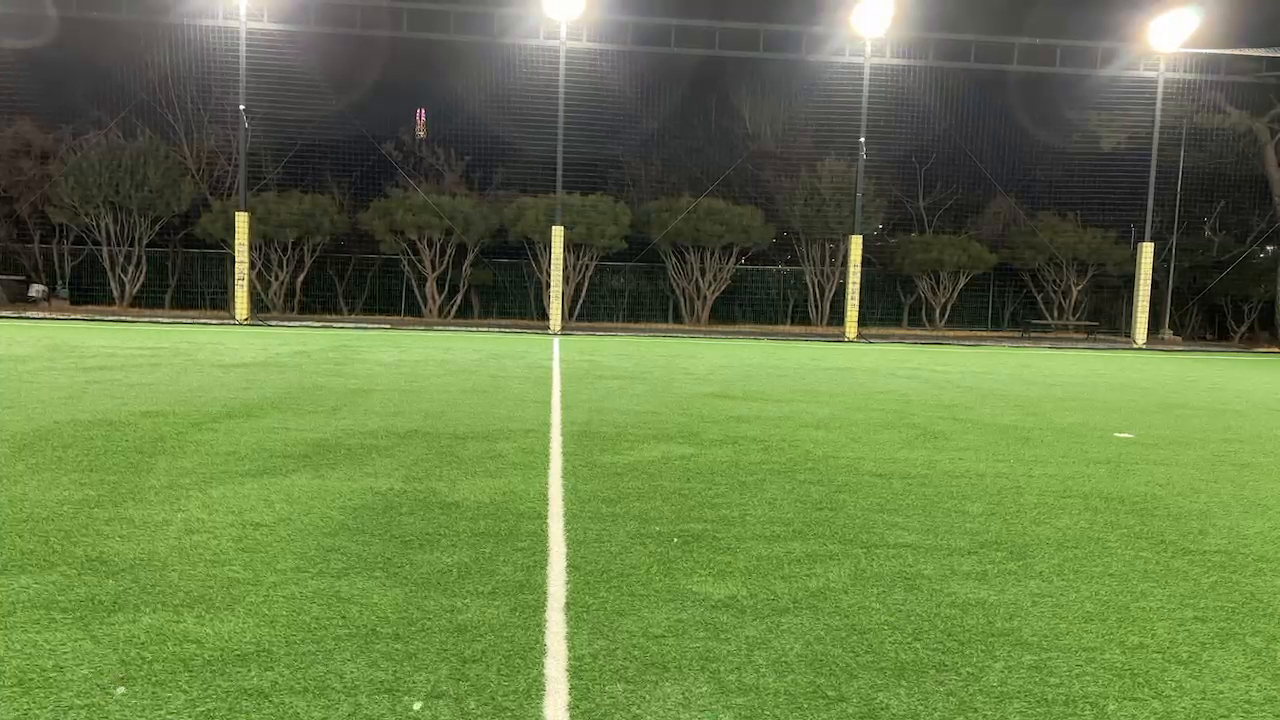
#> input picture frame 23 of video-stitching/videos/center.mp4, 1280 x 720 px, given in place of test_left.mp4, which was not available
$ python 03_stitch_video_non_calibration.py
#> lines starting #> are read from the running program, lines starting #| are printed output that depends on the picture; after the words box and inside, x2 and y2 are one past the last pixel; in counts of white or black regions, pixels touching at a corner belong together; pictures that were not available may be replaced by others from this repository, and a replacement may not be noted
import cv2
import numpy as np

path = 'videos/'
video1_path = path + 'test_left.mp4'
video2_path = path + 'test_rigth.mp4'
output_video_path = 'stitched_video_robust3.mp4'
cropped_output_video_path = 'stitched_video_cropped3.mp4'

cap1 = cv2.VideoCapture(video1_path)
cap2 = cv2.VideoCapture(video2_path)

frame_width = int(cap1.get(cv2.CAP_PROP_FRAME_WIDTH))
frame_height = int(cap1.get(cv2.CAP_PROP_FRAME_HEIGHT))
fps = cap1.get(cv2.CAP_PROP_FPS)

ret1, frame1 = cap1.read()
#> frame1 is the input picture: shape (720, 1280, 3); mean B, G, R 70.5, 120.8, 101.1
ret2, frame2 = cap2.read()

if not (ret1 and ret2):
    print("Cannot read initial frames.")
    exit()

K = np.array([[frame_width, 0, frame_width / 2],
              [0, frame_width, frame_height / 2],
              [0, 0, 1]])

dist_coeffs1 = np.array([-0.44, -0.06, 0.0, -0.0185, 0.015])
dist_coeffs2 = np.array([-0.48, -0.100, 0.0, 0, 0.01])

# dist_coeffs2 = np.array([-5.47304037e-01,  5.98534003e-01,  4.59542259e-04,  1.05272523e-04, -6.30835742e-01])

def undistort_frame(frame, K, dist_coeffs):
    return cv2.undistort(frame, K, dist_coeffs)

frame1_undistorted = undistort_frame(frame1, K, dist_coeffs1)
frame2_undistorted = undistort_frame(frame2, K, dist_coeffs2)

gray1 = cv2.cvtColor(frame1_undistorted, cv2.COLOR_BGR2GRAY)
gray2 = cv2.cvtColor(frame2_undistorted, cv2.COLOR_BGR2GRAY)

clahe = cv2.createCLAHE(clipLimit=2.0, tileGridSize=(8, 8))
gray1 = clahe.apply(gray1)
gray2 = clahe.apply(gray2)
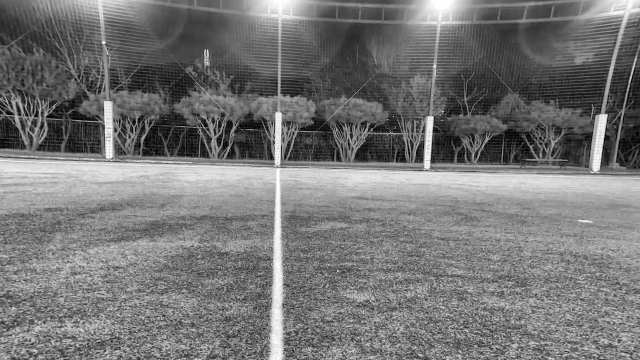
#> gray2: shape (720, 1280) (shown at 1/2 size); min 0, max 255, mean 117.7

sift = cv2.SIFT_create(nfeatures=12000)
kp1, des1 = sift.detectAndCompute(gray1, None)
#> kp1 = 12001 keypoints; strongest (x, y, size): (744, 260, 2), (1196, 209, 2.1), (414, 104, 1.9), (1216, 241, 19)
kp2, des2 = sift.detectAndCompute(gray2, None)
#> kp2 = 12000 keypoints; strongest (x, y, size): (886, 223, 2), (743, 260, 2.2), (1185, 211, 2.1), (1203, 241, 17.7)

flann = cv2.FlannBasedMatcher({'algorithm': 1, 'trees': 5}, {'checks': 50})
matches = flann.knnMatch(des1, des2, k=2)
#> matches = 12001 matches

good_matches, pts1, pts2 = [], [], []
for m, n in matches:
    if m.distance < 0.75 * n.distance:
        pts1.append(kp1[m.queryIdx].pt)
        pts2.append(kp2[m.trainIdx].pt)
        good_matches.append(m)
#> after the loop, good_matches = 8050 matches; pts1 = 8050 pairs, first value 4.19 to 1274.9, second value 10.82 to 716.6; pts2 = 8050 pairs, first value 3.9 to 1259.7, second value 10.48 to 717


pts1, pts2 = np.float32(pts1), np.float32(pts2)
F, mask_f = cv2.findFundamentalMat(pts1, pts2, cv2.RANSAC, 2.0, 0.99)
#> F = [[4.51e-07, 0.000139, -0.0354], [-0.000136, -2.21e-08, 0.185], [0.0336, -0.187, 1]]; mask_f = 8050 values, max 1 at index 0, min 0 at index 343, mean 0.967
pts1_inliers = pts1[mask_f.ravel() == 1]
#> pts1_inliers = 7782 pairs, first value 39.68 to 1274.9, second value 10.82 to 716.6
pts2_inliers = pts2[mask_f.ravel() == 1]
#> pts2_inliers = 7782 pairs, first value 3.9 to 1259.7, second value 10.48 to 717

H, _ = cv2.findHomography(pts2_inliers, pts1_inliers, cv2.RANSAC, 4.0)
#> H = [[0.927, 0.00543, 24.62], [-0.0198, 0.965, 13.56], [-5.25e-05, 3.94e-06, 1]]

# Reset videos
cap1.set(cv2.CAP_PROP_POS_FRAMES, 0)
cap2.set(cv2.CAP_PROP_POS_FRAMES, 0)

out_w, out_h = frame_width * 2, frame_height
fourcc = cv2.VideoWriter_fourcc(*'mp4v')
out = cv2.VideoWriter(output_video_path, fourcc, fps, (out_w, out_h))

def create_feather_mask(width, height, overlap_width):
    mask = np.ones((height, width), dtype=np.float32)
    for i in range(overlap_width):
        alpha = (i / overlap_width)
        mask[:, width - overlap_width + i] = 1 - alpha
    return cv2.merge([mask, mask, mask])

overlap_width = 150  # Adjust as needed

print("Stitching video frames...")

final_stitched_frame = None  # To store last frame for cropping

while True:
    ret1, frame1 = cap1.read()
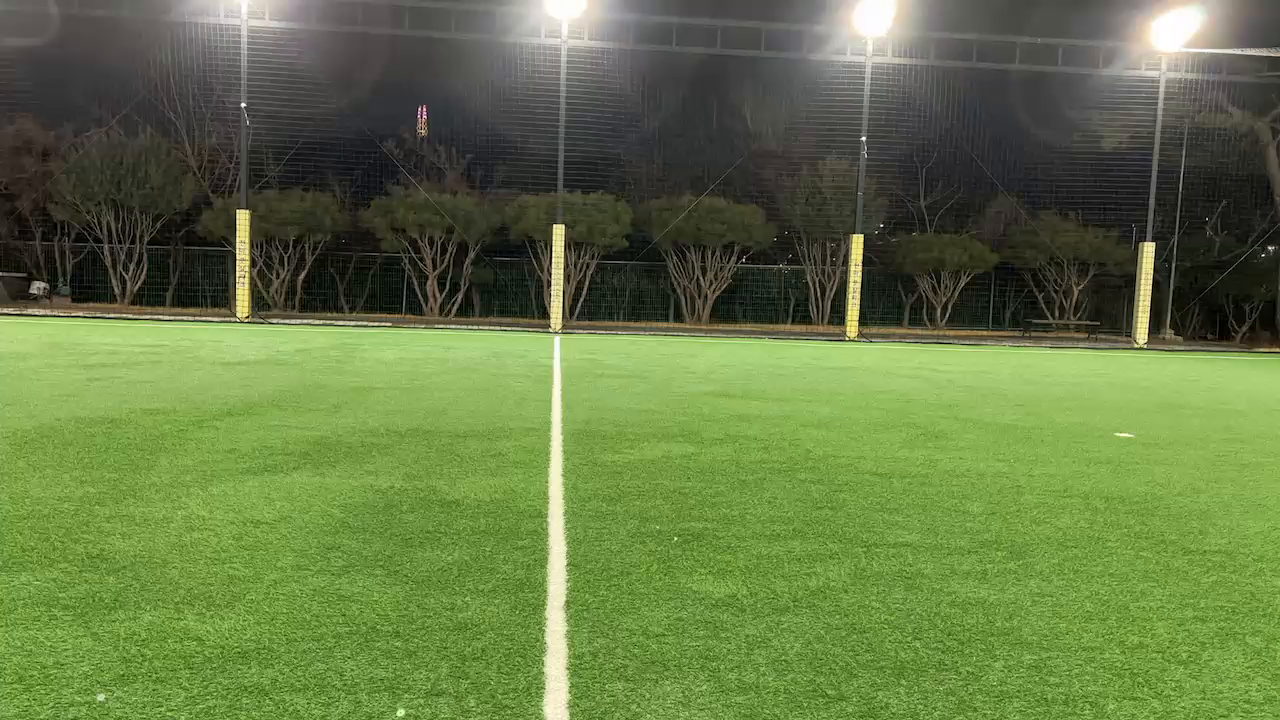
#> input picture frame 0 of video-stitching/videos/center.mp4, 1280 x 720 px, given in place of test_left.mp4, which was not available
#> frame1 is the input picture: shape (720, 1280, 3); mean B, G, R 69.3, 119.7, 99.9
    ret2, frame2 = cap2.read()

    if not (ret1 and ret2):
        break

    frame1_undistorted = undistort_frame(frame1, K, dist_coeffs1)
    frame2_undistorted = undistort_frame(frame2, K, dist_coeffs2)

    warped_frame2 = cv2.warpPerspective(frame2_undistorted, H, (out_w, out_h))
    stitched_frame = np.zeros((out_h, out_w, 3), dtype=np.uint8)
    stitched_frame[:, :frame_width] = frame1_undistorted

    mask1 = create_feather_mask(frame_width, frame_height, overlap_width)
    mask2 = 1 - mask1

    blended_region = (stitched_frame[:, frame_width - overlap_width:frame_width].astype(np.float32) * mask1[:, -overlap_width:] +
                      warped_frame2[:, frame_width - overlap_width:frame_width].astype(np.float32) * mask2[:, frame_width - overlap_width:frame_width])
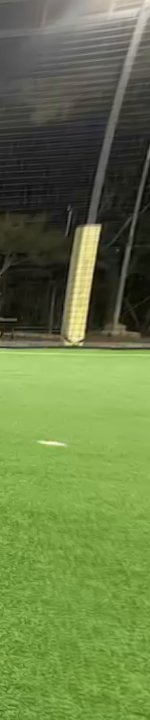
#> blended_region: shape (720, 150, 3) float32; mean B, G, R 70.9, 123.1, 103.5

    stitched_frame[:, frame_width - overlap_width:frame_width] = blended_region.astype(np.uint8)
#> stitched_frame: shape (720, 2560, 3); mean B, G, R 33.9, 59.2, 49.2
    stitched_frame[:, frame_width:] = warped_frame2[:, frame_width:]
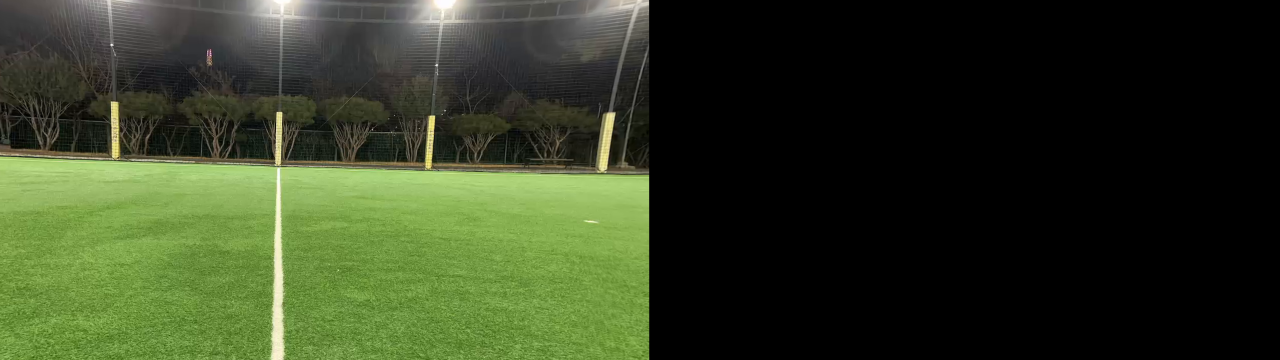
#> stitched_frame: shape (720, 2560, 3) (shown at 1/2 size); mean B, G, R 34.3, 60, 49.9

    final_mask = (cv2.cvtColor(stitched_frame, cv2.COLOR_BGR2GRAY) > 0).astype(np.uint8)*255
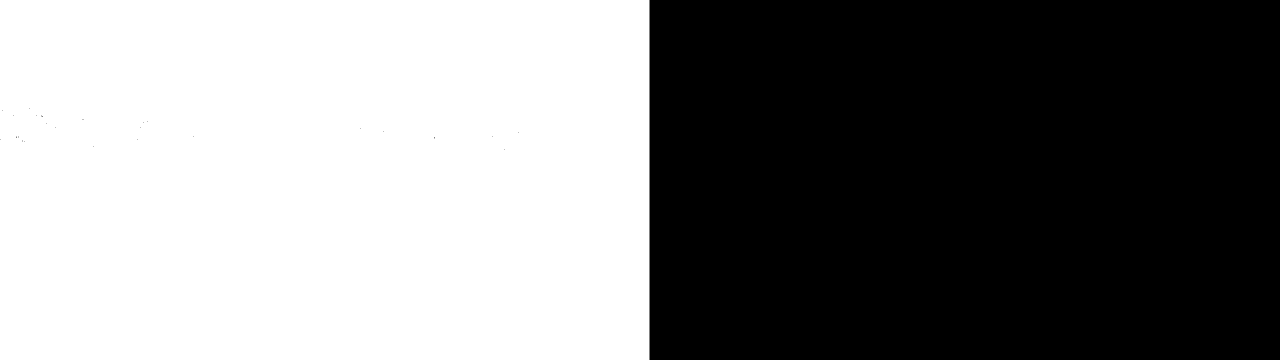
#> final_mask: shape (720, 2560) (shown at 1/2 size); 50.7% white; 27 black regions (26 under 20 px), largest, box (x1, y1, x2, y2) and area: (1299, 0, 2560, 720) 907920

    out.write(stitched_frame)
    final_stitched_frame = stitched_frame.copy()  # keep last frame for cropping calculation

cap1.release()
cap2.release()
out.release()
print("Calculating optimal (smallest) cropping region...")

cap = cv2.VideoCapture(output_video_path)
success, frame = cap.read()

# Initialize intersection mask to all ones
intersection_mask = (cv2.cvtColor(frame, cv2.COLOR_BGR2GRAY) > 0).astype(np.uint8)

while success:
    gray = cv2.cvtColor(frame, cv2.COLOR_BGR2GRAY)
    current_mask = (gray > 0).astype(np.uint8)
    intersection_mask = cv2.bitwise_and(intersection_mask, current_mask)
    success, frame = cap.read()

cap.release()

# Find bounding rectangle of intersection (smallest rectangle)
contours, _ = cv2.findContours(intersection_mask, cv2.RETR_EXTERNAL, cv2.CHAIN_APPROX_SIMPLE)

if contours:
    x, y, w, h = cv2.boundingRect(max(contours, key=cv2.contourArea))
else:
    raise ValueError("No valid stitching region found.")

print(f"Optimal crop region (smallest rectangle): x={x}, y={y}, w={w}, h={h}")

# Crop the original stitched video to the smallest rectangle
cap = cv2.VideoCapture(output_video_path)
cropped_output_video_path = 'stitched_video_cropped.mp4'
out_cropped = cv2.VideoWriter(cropped_output_video_path, fourcc, fps, (w, h))

while True:
    ret, frame = cap.read()
    if not ret:
        break
    cropped_frame = frame[y:y+h, x:x+w]
    out_cropped.write(cropped_frame)

cap.release()
out_cropped.release()

print(f"Cropped video saved: {cropped_output_video_path}")

$ run again, starting later in the video
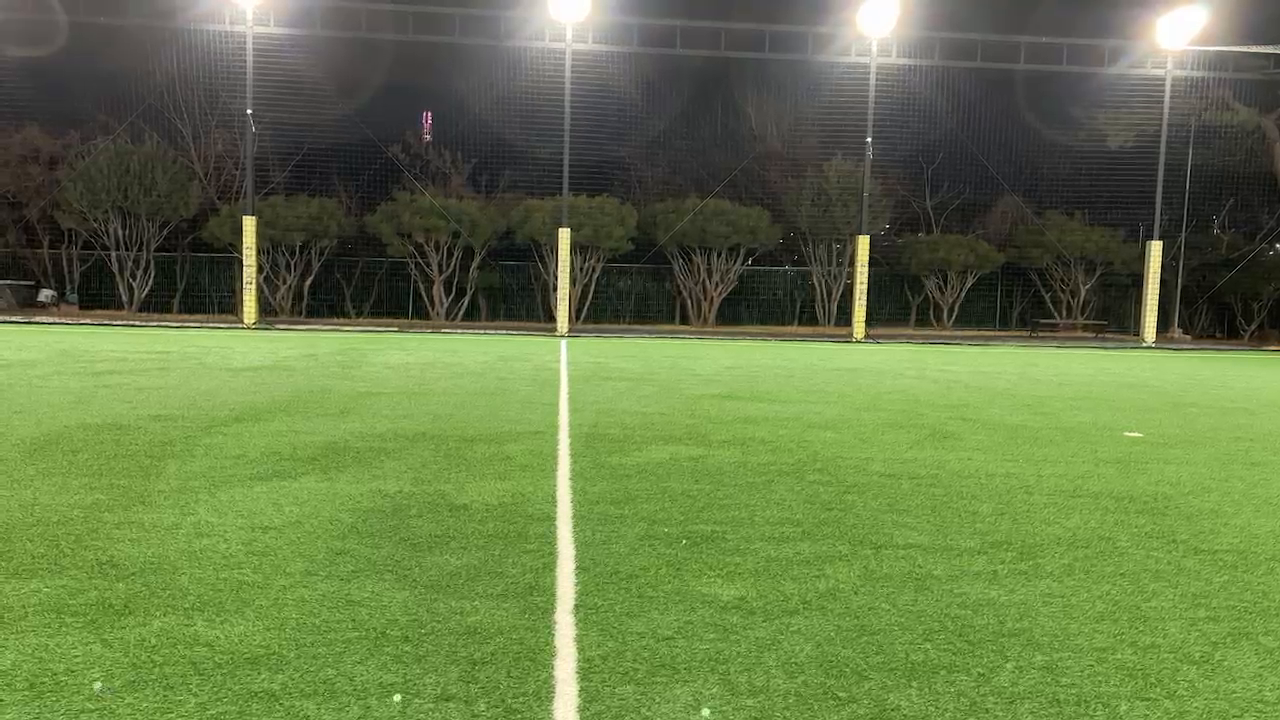
#> input picture frame 107 of video-stitching/videos/center.mp4, 1280 x 720 px, given in place of test_left.mp4, which was not available
#> frame1 is the input picture: shape (720, 1280, 3); mean B, G, R 71.4, 121.2, 101.6
#> kp1 = 12001 keypoints; strongest (x, y, size): (896, 222, 1.9), (751, 261, 2.3), (1229, 238, 19.4), (891, 229, 1.9)
#> kp2 = 12001 keypoints; strongest (x, y, size): (750, 261, 2.4), (1216, 238, 17.5), (894, 223, 2.1), (751, 258, 2.2)
#> matches = 12001 matches
#> after the loop `for m, n in matches:`: good_matches = 8162 matches; pts1 = 8162 pairs, first value 23.75 to 1277.1, second value 9.96 to 717.1; pts2 = 8162 pairs, first value 3.49 to 1276.4, second value 8.81 to 717
#> F = [[-1.69e-07, 0.000477, -0.162], [-0.000472, 1.35e-06, 0.428], [0.161, -0.432, 1]]; mask_f = 8162 values, max 1 at index 0, min 0 at index 13, mean 0.977
#> pts1_inliers = 7977 pairs, first value 39.16 to 1277.1, second value 9.96 to 717.1
#> pts2_inliers = 7977 pairs, first value 3.49 to 1261.6, second value 8.81 to 717
#> H = [[0.941, 0.00748, 19.19], [-0.0173, 0.971, 12.24], [-4.4e-05, 6.47e-06, 1]]
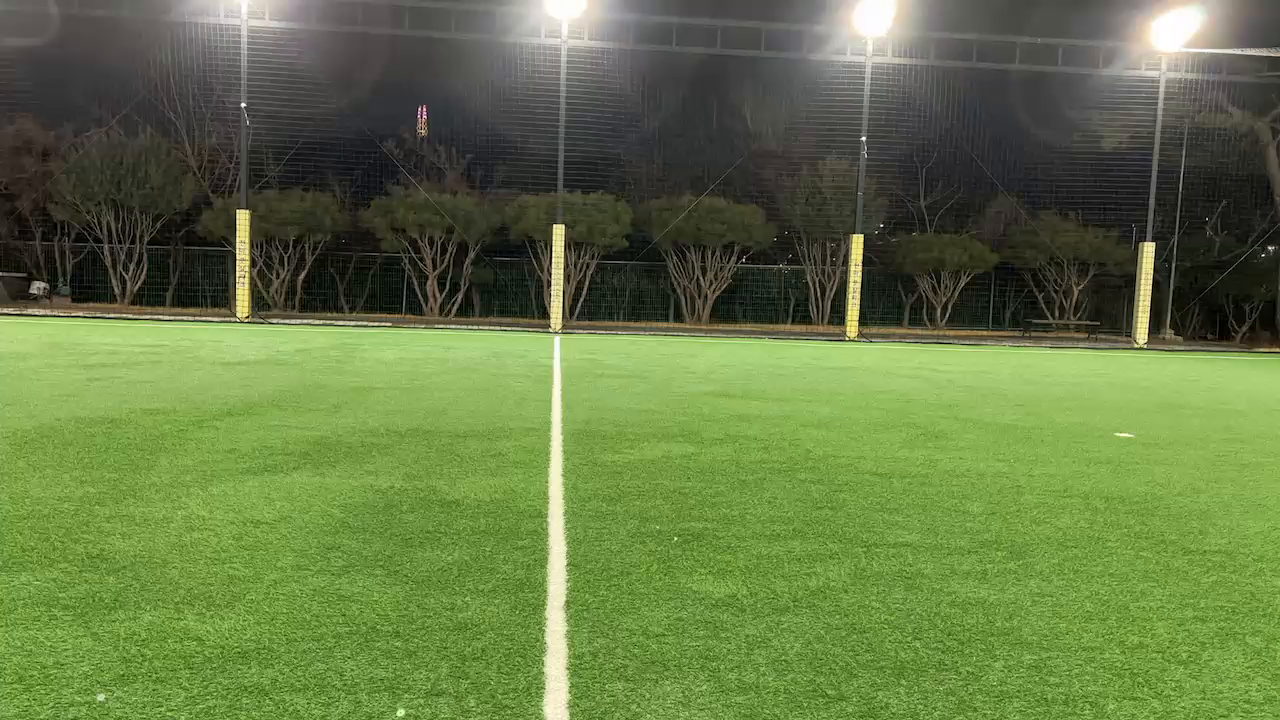
#> input picture frame 0 of video-stitching/videos/center.mp4, 1280 x 720 px, given in place of test_left.mp4, which was not available
#> frame1 is the input picture: shape (720, 1280, 3); mean B, G, R 69.3, 119.7, 99.9
#> `final_mask = (cv2.cvtColor(stitched_frame, cv2.COLOR_BGR2GRAY) > 0).as..`:
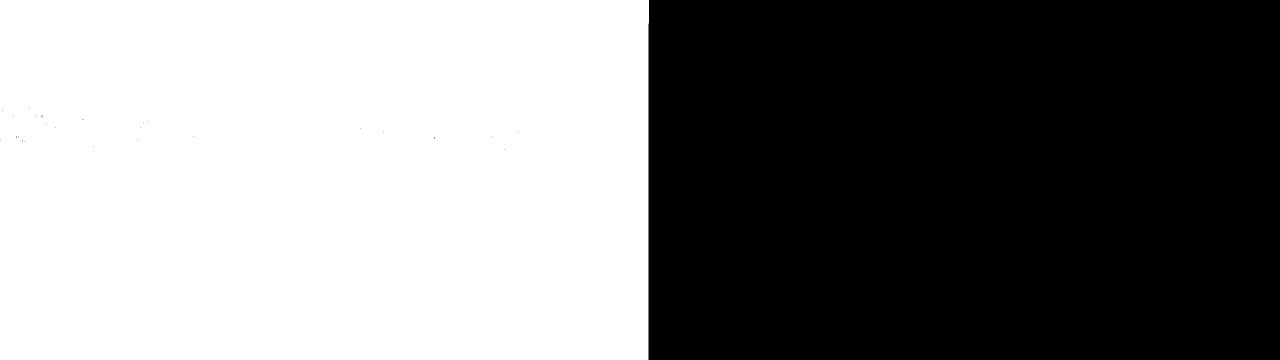
#> final_mask: shape (720, 2560) (shown at 1/2 size); 50.7% white; 27 black regions (26 under 20 px), largest, box (x1, y1, x2, y2) and area: (1297, 0, 2560, 720) 909313
